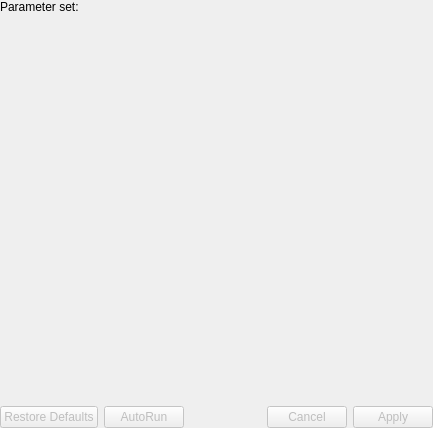
<?xml version="1.0" encoding="UTF-8"?>
<ui version="4.0">
 <class>qCjyxCLIModuleWidget</class>
 <widget class="qCjyxWidget" name="qCjyxCLIModuleWidget">
  <property name="geometry">
   <rect>
    <x>0</x>
    <y>0</y>
    <width>433</width>
    <height>428</height>
   </rect>
  </property>
  <property name="windowTitle">
   <string>Module</string>
  </property>
  <layout class="QVBoxLayout" name="verticalLayout_3">
   <property name="margin">
    <number>0</number>
   </property>
   <item>
    <widget class="QScrollArea" name="scrollArea">
     <property name="frameShape">
      <enum>QFrame::NoFrame</enum>
     </property>
     <property name="horizontalScrollBarPolicy">
      <enum>Qt::ScrollBarAlwaysOff</enum>
     </property>
     <property name="widgetResizable">
      <bool>true</bool>
     </property>
     <widget class="QWidget" name="scrollAreaWidgetContents">
      <property name="geometry">
       <rect>
        <x>0</x>
        <y>0</y>
        <width>433</width>
        <height>397</height>
       </rect>
      </property>
      <layout class="QVBoxLayout" name="verticalLayout">
       <property name="margin">
        <number>0</number>
       </property>
       <item>
        <widget class="ctkCollapsibleButton" name="ModuleCollapsibleButton" native="true">
         <property name="text" stdset="0">
          <string>Module Title</string>
         </property>
         <layout class="QVBoxLayout" name="VerticalLayout">
          <property name="margin">
           <number>0</number>
          </property>
          <item>
           <layout class="QGridLayout" name="gridLayout" columnstretch="0,0">
            <item row="0" column="1">
             <widget class="qMRMLNodeComboBox" name="MRMLCommandLineModuleNodeSelector" native="true">
              <property name="nodeTypes" stdset="0">
               <stringlist>
                <string>vtkMRMLCommandLineModuleNode</string>
               </stringlist>
              </property>
              <property name="showHidden" stdset="0">
               <bool>true</bool>
              </property>
             </widget>
            </item>
            <item row="0" column="0">
             <widget class="QLabel" name="ParameterSetLabel">
              <property name="text">
               <string>Parameter set:</string>
              </property>
             </widget>
            </item>
           </layout>
          </item>
         </layout>
        </widget>
       </item>
       <item>
        <widget class="QWidget" name="widget_2" native="true">
         <property name="sizePolicy">
          <sizepolicy hsizetype="Preferred" vsizetype="MinimumExpanding">
           <horstretch>0</horstretch>
           <verstretch>0</verstretch>
          </sizepolicy>
         </property>
        </widget>
       </item>
      </layout>
     </widget>
    </widget>
   </item>
   <item>
    <widget class="qCjyxCLIProgressBar" name="CLIProgressBar" native="true"/>
   </item>
   <item>
    <layout class="QHBoxLayout" name="ButtonLayout">
     <item>
      <widget class="QPushButton" name="DefaultPushButton">
       <property name="enabled">
        <bool>false</bool>
       </property>
       <property name="toolTip">
        <string>Reset parameters to default.</string>
       </property>
       <property name="text">
        <string>Restore Defaults</string>
       </property>
      </widget>
     </item>
     <item>
      <widget class="ctkMenuButton" name="AutoRunPushButton">
       <property name="enabled">
        <bool>false</bool>
       </property>
       <property name="text">
        <string>AutoRun</string>
       </property>
       <property name="checkable">
        <bool>true</bool>
       </property>
      </widget>
     </item>
     <item>
      <spacer name="HorizontalSpacer">
       <property name="orientation">
        <enum>Qt::Horizontal</enum>
       </property>
       <property name="sizeHint" stdset="0">
        <size>
         <width>40</width>
         <height>20</height>
        </size>
       </property>
      </spacer>
     </item>
     <item>
      <widget class="QPushButton" name="CancelPushButton">
       <property name="enabled">
        <bool>false</bool>
       </property>
       <property name="toolTip">
        <string>Cancel the execution of the module</string>
       </property>
       <property name="text">
        <string>Cancel</string>
       </property>
      </widget>
     </item>
     <item>
      <widget class="QPushButton" name="ApplyPushButton">
       <property name="enabled">
        <bool>false</bool>
       </property>
       <property name="toolTip">
        <string>Execute the module</string>
       </property>
       <property name="text">
        <string>Apply</string>
       </property>
      </widget>
     </item>
    </layout>
   </item>
  </layout>
 </widget>
 <customwidgets>
  <customwidget>
   <class>ctkCollapsibleButton</class>
   <extends>QWidget</extends>
   <header>ctkCollapsibleButton.h</header>
   <container>1</container>
  </customwidget>
  <customwidget>
   <class>qMRMLNodeComboBox</class>
   <extends>QWidget</extends>
   <header>qMRMLNodeComboBox.h</header>
  </customwidget>
  <customwidget>
   <class>qCjyxWidget</class>
   <extends>QWidget</extends>
   <header>qCjyxWidget.h</header>
   <container>1</container>
  </customwidget>
  <customwidget>
   <class>ctkMenuButton</class>
   <extends>QPushButton</extends>
   <header>ctkMenuButton.h</header>
  </customwidget>
  <customwidget>
   <class>qCjyxCLIProgressBar</class>
   <extends>QWidget</extends>
   <header>qCjyxCLIProgressBar.h</header>
   <container>1</container>
  </customwidget>
 </customwidgets>
 <resources/>
</ui>
